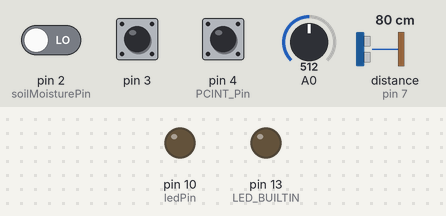
This sketch was run on a simulated Arduino Uno, built with avr-gcc and run on an emulated ATmega328P. Shown: output pins drawn as LEDs (lit = HIGH). Wiring (inferred from the names in the program): ultrasonic range finder: trigger pin 6; echo pin 7. Inputs (shaded band) come from the test bench; at power-on: pin 2 (soilMoisturePin) LOW, pin 3 HIGH, pin 4 (PCINT_Pin) HIGH, A0 = 512, distance to the obstacle (sensor on pin 7) 80 cm. The echo pulse lasts 58.3 µs per cm; pins used as bus, display or sensor lines are not drawn; what the sketch prints to the serial monitor is not drawn.

Above: at 1.8 s.
1.9 s: pin 2 (soilMoisturePin) driven HIGH
At 1.95 s:
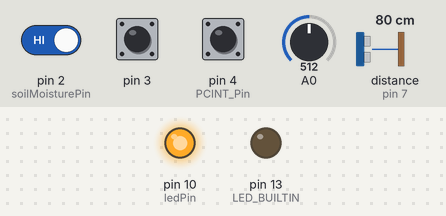
3.5 s: pin 3 pulled LOW for 1.2 s
6.5 s: pin 4 (PCINT_Pin) pulled LOW for 1.2 s
Timing chart, 0 to 9.5 s (numbered marks = the images above; inputs shaded):
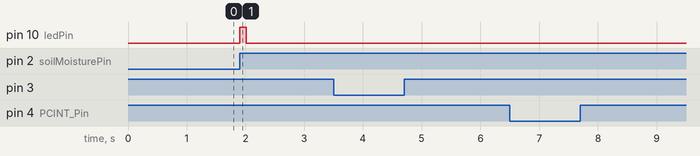

Measured:
- after the input at 1.9 s, pin 10 (ledPin): LOW → HIGH at once, → LOW 0.12 s later
- after the input at 3.5 s, every drawn part: stays the same
- after the input at 6.5 s, every drawn part: stays the same

The sketch:

code.ino
```cpp
const int soilMoisturePin = 2;
const int ledPin = 10;
const int Triger_Pin = 6;
const int Echo_PinSet = 7;
const int PCINT_Pin = 4;

volatile bool sensorState = false;
volatile bool sensor2State = false;
volatile bool PCINT_State = false;
volatile bool Count = 0;

void setup() {
  Serial.begin(9600);
  pinMode(ledPin, OUTPUT);
  pinMode(A0, INPUT);
  pinMode(3, INPUT_PULLUP);
  pinMode(soilMoisturePin, INPUT);
  pinMode(Triger_Pin, OUTPUT);
  pinMode(Echo_PinSet, INPUT);
  pinMode(PCINT_Pin, INPUT_PULLUP);
    pinMode(LED_BUILTIN, OUTPUT);


  attachInterrupt(digitalPinToInterrupt(soilMoisturePin), handleInterrupt, CHANGE);
  attachInterrupt(digitalPinToInterrupt(3), handleInterrupt2, RISING);


  PCICR |= (1 << PCIE2);
  PCMSK2 |= (1 << PCINT20);

  cli(); // Disable interrupts
  TCCR1A = 0; // Reset Timer1 control registers
  TCCR1B = 0;
  TCNT1 = 0; // Reset Timer1 counter
  // Set compare match register for 1Hz (1 second) interrupt frequency
  OCR1A = 15624; // 16MHz/1024/1Hz - 1
  // Set CTC mode and prescaler 1024
  TCCR1B |= (1 << WGM12) | (1 << CS12) | (1 << CS10);
  // Enable Timer1 compare match A interrupt
  TIMSK1 |= (1 << OCIE1A);
  sei(); // En

}

void loop() {
  int tempValue = analogRead(A0);

  long T, D;

  digitalWrite(Triger_Pin, LOW);
  delayMicroseconds(2);
  digitalWrite(Triger_Pin, HIGH);
  delayMicroseconds(10);
  digitalWrite(Triger_Pin, LOW);

  T = pulseIn(Echo_PinSet, HIGH);
  D = T * 0.034 / 2;

  if (sensor2State) {
    Serial.println(tempValue);
    delay(2000);
    sensor2State = false;
  }

  if (sensorState) {
    Serial.println("WET");
    sensorState = false;
    digitalWrite(ledPin, LOW);
    delay(1000);
  }
  else if (PCINT_State) {
    Serial.print("The Present Distance is: ");
    Serial.print(D);
    Serial.println(" cm");
    PCINT_State = false;
  }
  else {
    Serial.println("DRY");
  }

  delay(1000);
}

void handleInterrupt() {
  sensorState = true;
  digitalWrite(ledPin, HIGH);
}

void handleInterrupt2() {
  sensor2State = true;
}

ISR(PCINT2_vect) {
  PCINT_State = true;
}

ISR(TIMER1_COMPA_vect) {
  Count++;
  if (Count == 3) {
    digitalWrite(LED_BUILTIN, HIGH); // Turn on built-in LED
    delay(1000); // Wait for 1 second
    digitalWrite(LED_BUILTIN, LOW); // Turn off built-in LED
    Count = 0; // Reset cycle count
  }}
```
